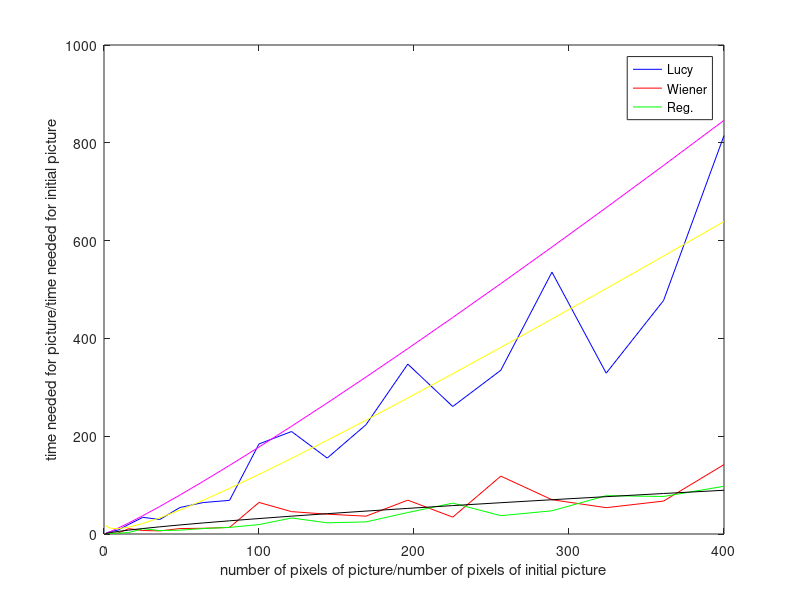
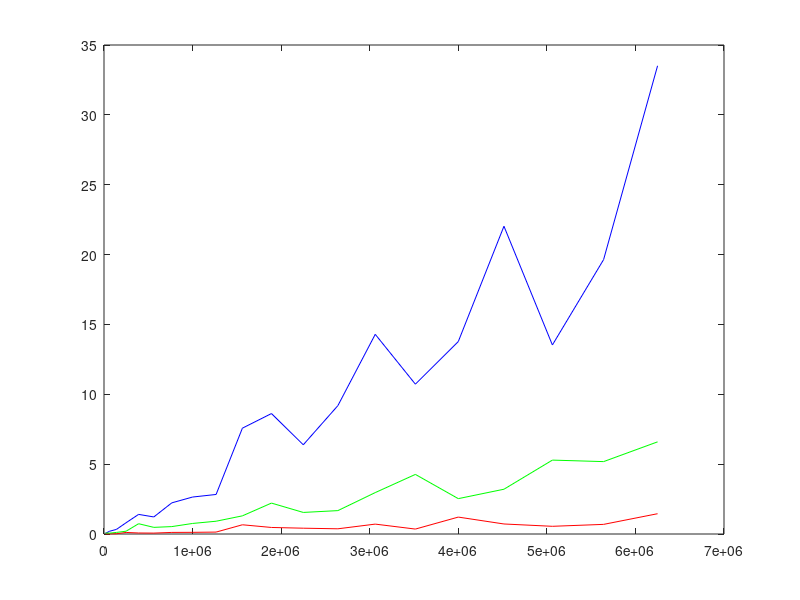

The MATLAB script that drew these images, in order: (Note: this script raises an error after producing the figures.)
%% To compute the complexity of the different deconv, 
%be careful to adjust the tic toc.
% time = zeros(3,20)
% for j =1:3
%     for i=1:20
%         time(j,i) = testBlurDeblur(8,j,80,50,3,16,125*i)
%     end
% 
% end
close all;
load timebw.mat
xi = 1:20;
x = xi.^2;
nbpixelsrow = 125*linspace(1,20,20);
pl = polyfit(xi,time(1,:)/time(1,1),2)
pw = polyfit(xi,time(2,:)/time(2,1),2)
pr = polyfit(xi,time(3,:)/time(3,1),2)
yl = polyval(pl, xi);
yw = polyval(pw, xi);
yr = polyval(pr, xi);

figure()
plot(x, time(1,:)/time(1,1), 'b', x, time(2,:)/time(2,1), 'r', x, time(3,:)/time(3,1), 'g', x, x.^(9/8), 'm', x, x.^(3/4), 'k', x, yl, 'y');
legend('Lucy','Wiener','Reg.');
xlabel('number of pixels of picture/number of pixels of initial picture');
ylabel('time needed for picture/time needed for initial picture');
figure()
plot(nbpixelsrow.*nbpixelsrow, time(1,:), 'b', nbpixelsrow.*nbpixelsrow, time(2,:), 'r',nbpixelsrow.*nbpixelsrow, time(3,:), 'g');
%xlabel('$\frac{\textbf{size of picture}}{\textbf{size of initial picture}}$','Interpreter','Latex','FontSize',10);
%ylabel('$\frac{\textbf{time needed for picture}}{\textbf{time needed for initial picture}}$','Interpreter','Latex','FontSize',10)



%% To compute the complexity of length estimator and robust_angle_estimator
% be careful to adjust the tic toc.

time = zeros(1,20);

for i=1:20
    time(i) = testBlurDeblur(8,2,80,50,3,16,125*i)
end


x = 1:20;
x = x.^2;
plot(x, time(1,:)/time(1,1))
legend('Radon');
xlabel('number of pixels of picture/number of pixels of initial picture');
ylabel('time needed for picture/time needed for initial picture');

